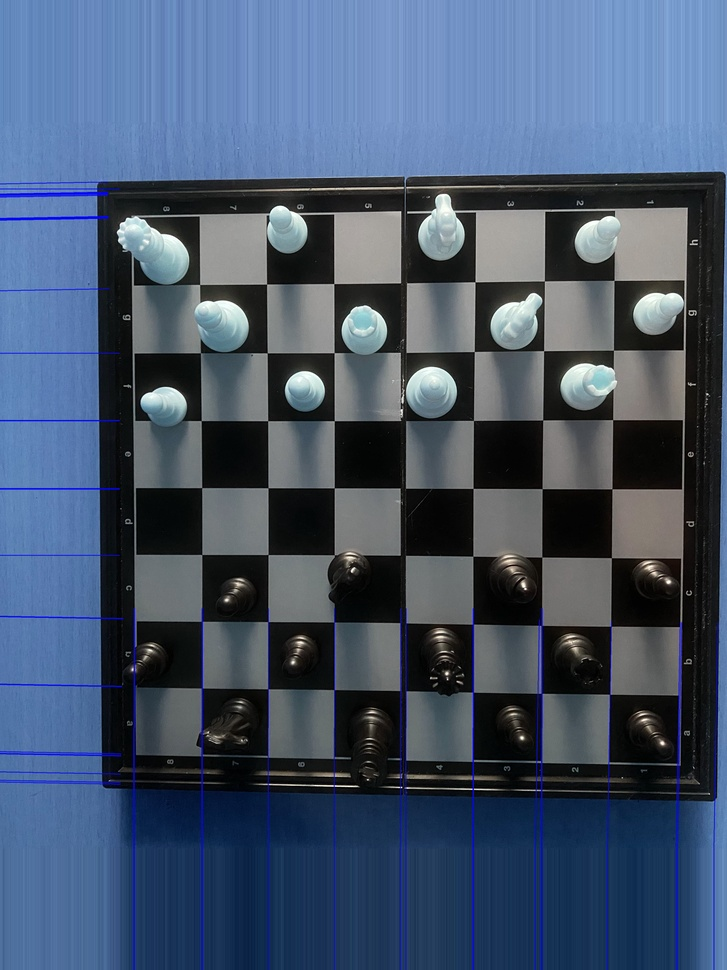
#> input picture CV/assignments/hw2/ACV Assignment 2/rotated_image_2a.jpg, 727 x 970 px, shrunk from 3024 x 4032 before the run, given in place of three_objects_video.mp4, which was not available
$ python bonus_solution.py
#> lines starting #> are read from the running program, lines starting #| are printed output that depends on the picture; after the words box and inside, x2 and y2 are one past the last pixel; in counts of white or black regions, pixels touching at a corner belong together; pictures that were not available may be replaced by others from this repository, and a replacement may not be noted
import cv2
import numpy as np
import os

def process_video(input_video_path, output_video_path):
    """
    Process video frame-by-frame using the naive object counting pipeline.
    Uses: Grayscale -> Blur -> Canny -> Contours (same as Q1).
    """
#> called with input_video_path = 'three_objects_video.mp4', output_video_path = 'Assets/bonus_output.mp4'
    cap = cv2.VideoCapture(input_video_path)

    if not cap.isOpened():
        print(f"Error: Could not open video file {input_video_path}")
        return

    width  = int(cap.get(cv2.CAP_PROP_FRAME_WIDTH))
    height = int(cap.get(cv2.CAP_PROP_FRAME_HEIGHT))
    fps    = cap.get(cv2.CAP_PROP_FPS)

    fourcc = cv2.VideoWriter_fourcc(*'mp4v')
    out = cv2.VideoWriter(output_video_path, fourcc, fps, (width, height))

    frame_count = 0

    print(f"Processing video: {input_video_path}")
    print(f"Resolution: {width}x{height}, FPS: {fps}")

    # Scale min_area relative to frame size
    # For 1920x1080, total pixels = ~2M. A real object should be at least 0.1% of the frame.
    total_pixels = width * height
    min_area = int(total_pixels * 0.005)  # 0.5% of frame = ~10000 pixels for 1080p
    print(f"Min contour area filter: {min_area} pixels")

    while cap.isOpened():
        ret, frame = cap.read()
#> frame is the input picture: shape (970, 727, 3); mean B, G, R 108.4, 85.8, 70
        if not ret:
            break

        frame_count += 1

        # --- Object Counting Pipeline (Same as Q1) ---

        # 1. Grayscale
        gray = cv2.cvtColor(frame, cv2.COLOR_BGR2GRAY)
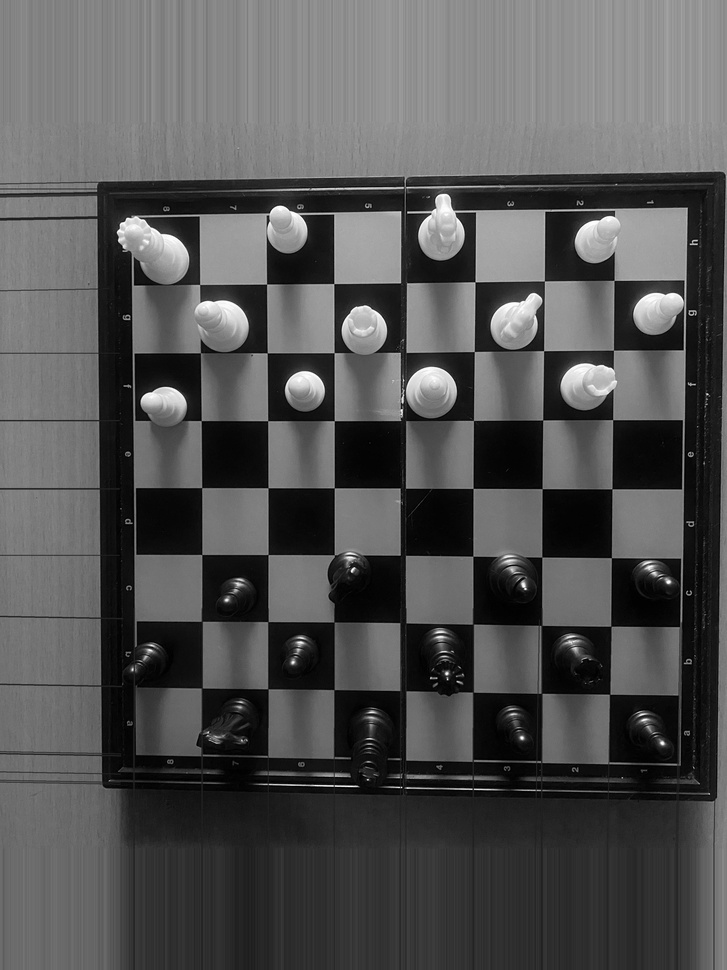
#> gray: shape (970, 727); min 0, max 255, mean 83.6

        # 2. Gaussian Blur
        blurred = cv2.GaussianBlur(gray, (5, 5), 0)

        # 3. Canny Edge Detection
        edges = cv2.Canny(blurred, 30, 150)
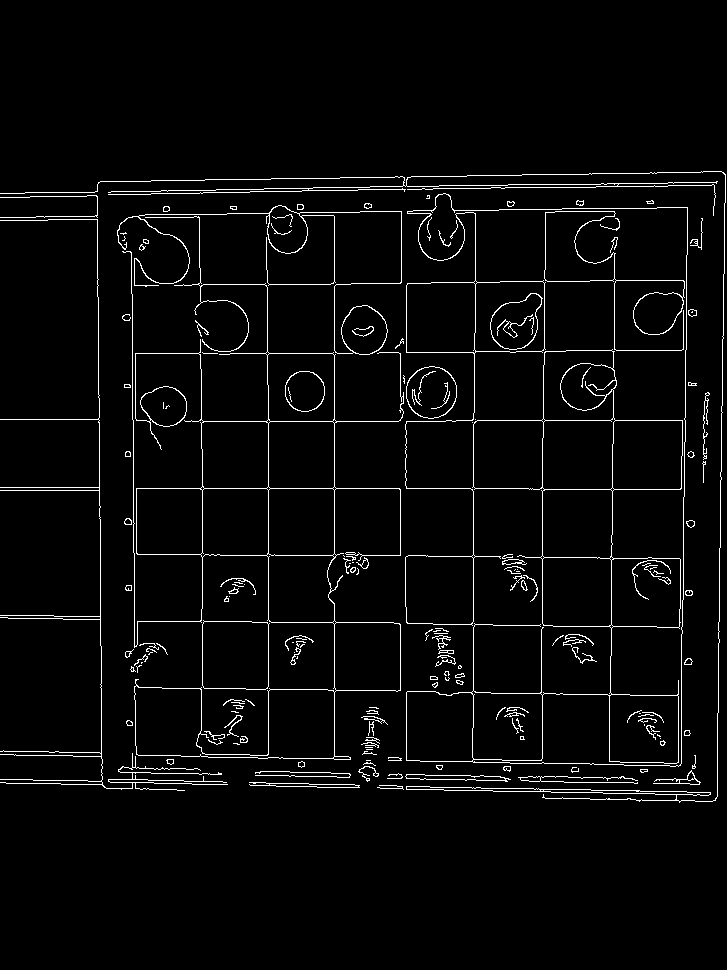
#> edges: shape (970, 727); 3.3% white in thin lines or dots, all inside (x1, y1, x2, y2) = (0, 171, 726, 803)

        # 4. Dilate edges to close small gaps in object boundaries
        kernel = np.ones((3, 3), np.uint8)
        edges_dilated = cv2.dilate(edges, kernel, iterations=2)
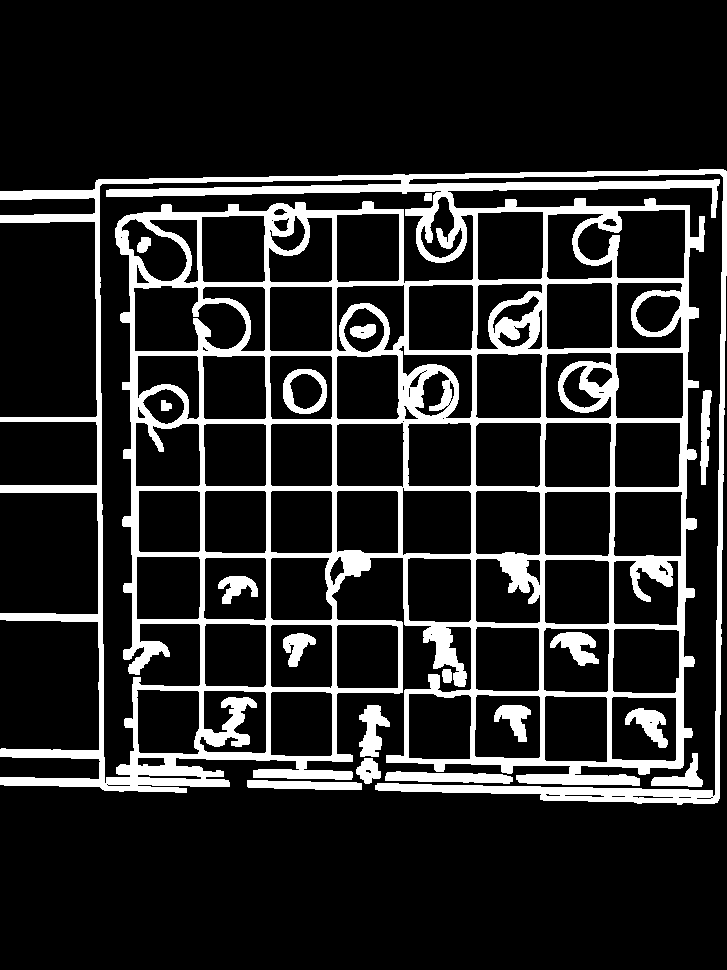
#> edges_dilated: shape (970, 727); 15.6% white; 18 white regions

        # 5. Find Contours
        contours, _ = cv2.findContours(edges_dilated, cv2.RETR_EXTERNAL, cv2.CHAIN_APPROX_SIMPLE)
#> contours = 8 contours; box (x1, y1, x2, y2) and area: (0, 169, 727, 805) 346714, (385, 771, 513, 784) 1026, (359, 705, 390, 757) 832, (247, 780, 362, 790) 783, (700, 390, 712, 485) 606, (651, 753, 703, 787) 589, (356, 758, 381, 784) 389, (442, 669, 452, 683) 106

        # 6. Filter by area — scaled to frame resolution
        valid_contours = [c for c in contours if cv2.contourArea(c) > min_area]
#> valid_contours = 1 contour; box (x1, y1, x2, y2) and area: (0, 169, 727, 805) 346714

        count = len(valid_contours)
#> count = 1

        # --- Visualization ---
        cv2.drawContours(frame, valid_contours, -1, (0, 255, 0), 2)

        text = f"Count: {count}"
#> text = 'Count: 1'
        cv2.putText(frame, text, (50, 100), cv2.FONT_HERSHEY_SIMPLEX,
                    3, (0, 0, 255), 5, cv2.LINE_AA)
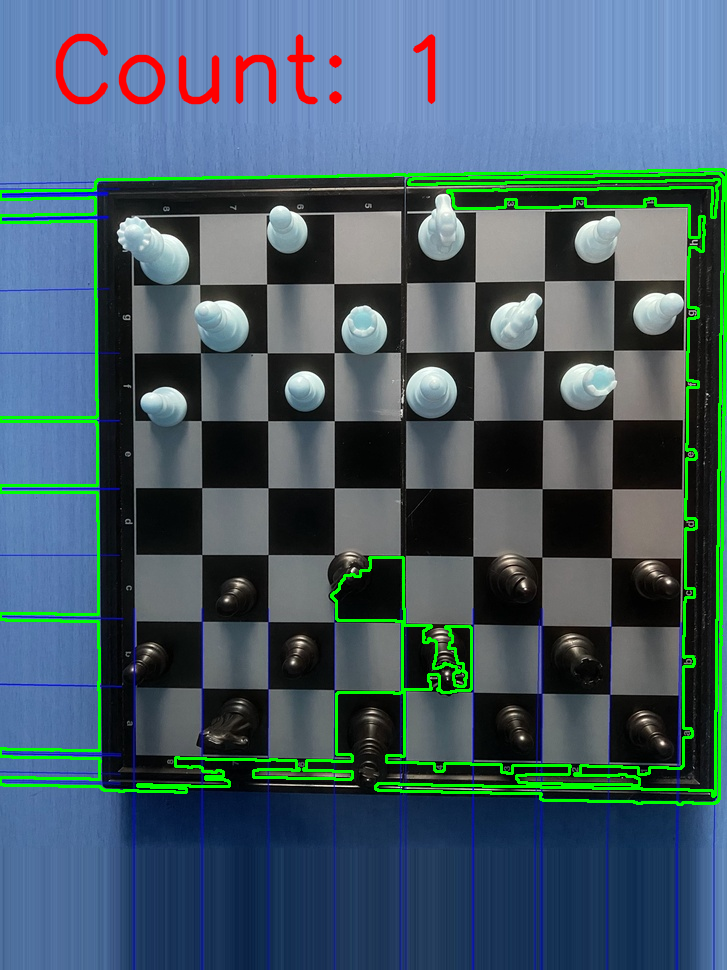
#> frame: shape (970, 727, 3); mean B, G, R 103.8, 92.3, 69.3

        out.write(frame)

        if frame_count % 30 == 0:
            print(f"Frame {frame_count}: Count = {count}")

    cap.release()
    out.release()
    cv2.destroyAllWindows()
    print(f"\nDone. {frame_count} frames processed. Saved to {output_video_path}")

if __name__ == "__main__":
    input_path = "three_objects_video.mp4"
    output_path = "Assets/bonus_output.mp4"

    os.makedirs('Assets', exist_ok=True)
    process_video(input_path, output_path)

$ run again, on CV/assignments/hw2/ACV Assignment 2/rotated_image_2b.jpg
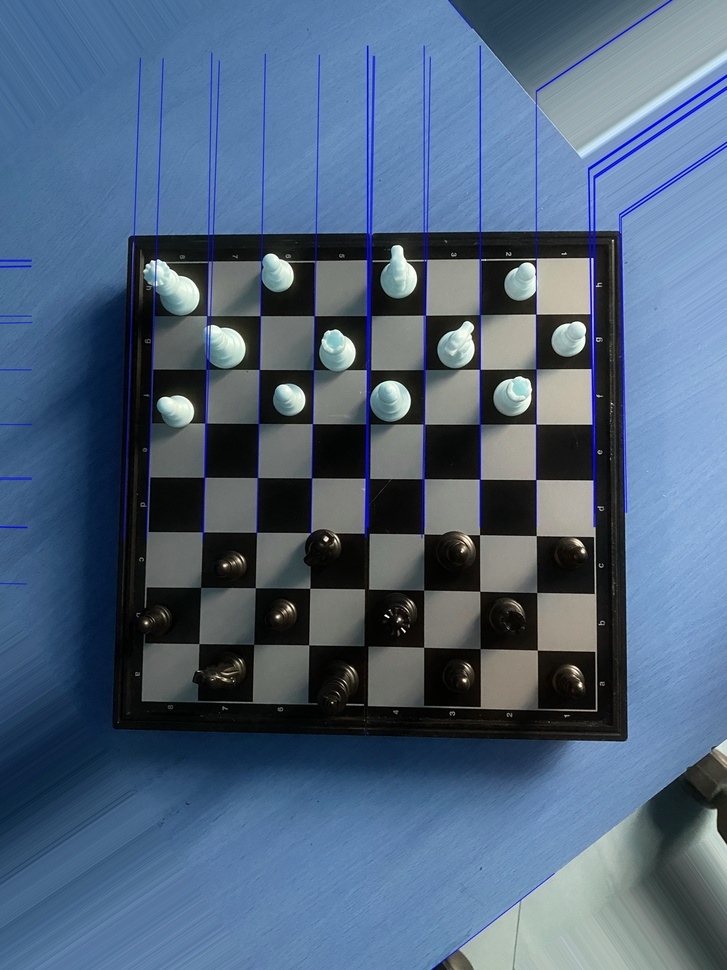
#> input picture CV/assignments/hw2/ACV Assignment 2/rotated_image_2b.jpg, 727 x 970 px, shrunk from 3024 x 4032 before the run, given in place of three_objects_video.mp4, which was not available
#> in process_video, frame is the input picture: shape (970, 727, 3); mean B, G, R 124.2, 100.1, 79.6
#> in process_video, `edges = cv2.Canny(blurred, 30, 150)`:
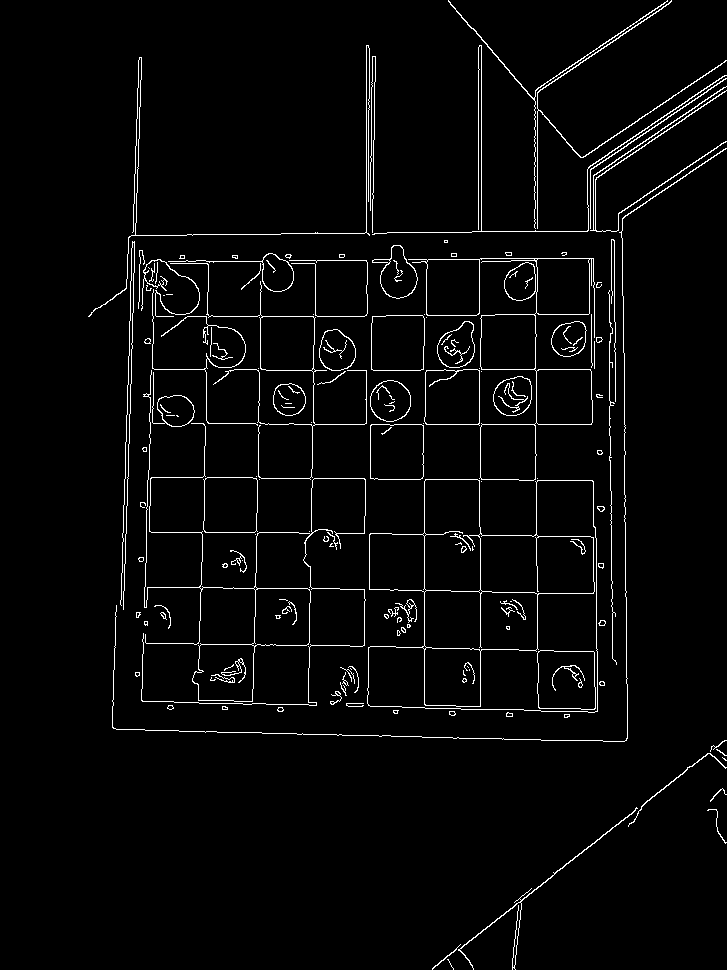
#> edges: shape (970, 727); 3% white in thin lines or dots, all inside (x1, y1, x2, y2) = (88, 0, 727, 970)
#> edges_dilated: shape (970, 727); 13.9% white; 18 white regions
#> contours = 4 contours; box (x1, y1, x2, y2) and area: (86, 0, 727, 744) 279036, (430, 738, 727, 970) 3432, (705, 807, 727, 846) 240, (708, 786, 727, 804) 155
#> valid_contours = 1 contour; box (x1, y1, x2, y2) and area: (86, 0, 727, 744) 279036
#> count = 1
#> text = 'Count: 1'
#> in process_video, `cv2.putText(frame, text, (50, 100), cv2.FONT_HERSHEY_SIMPLEX, 3, (0, 0..`:
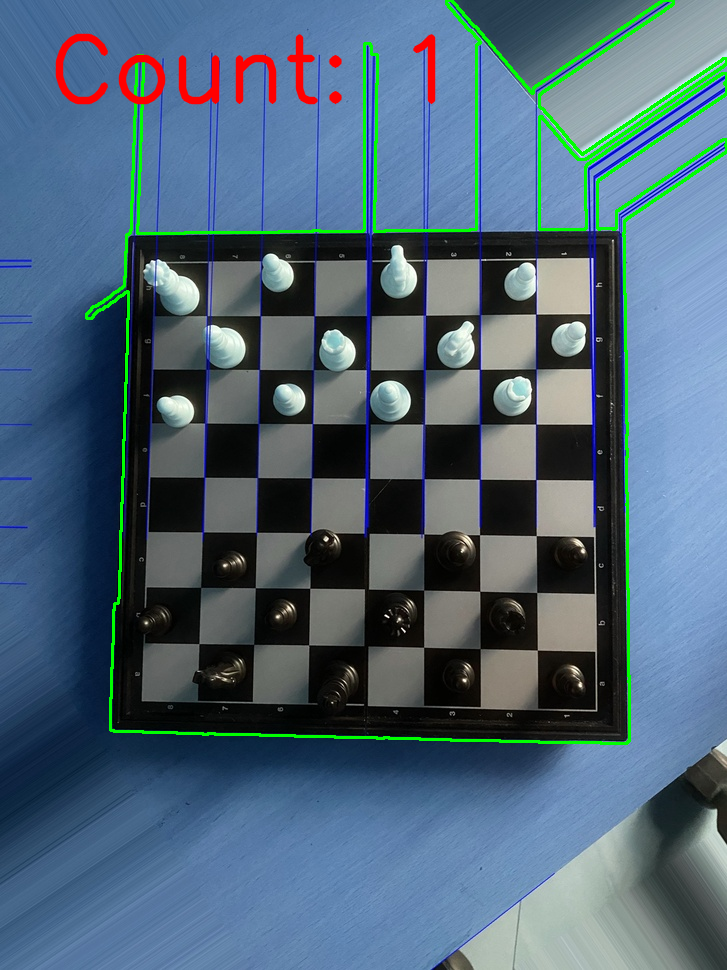
#> frame: shape (970, 727, 3); mean B, G, R 119.5, 102.2, 78.9

$ run again, on CV/assignments/hw2/ACV Assignment 2/rotated_image_2c.jpg
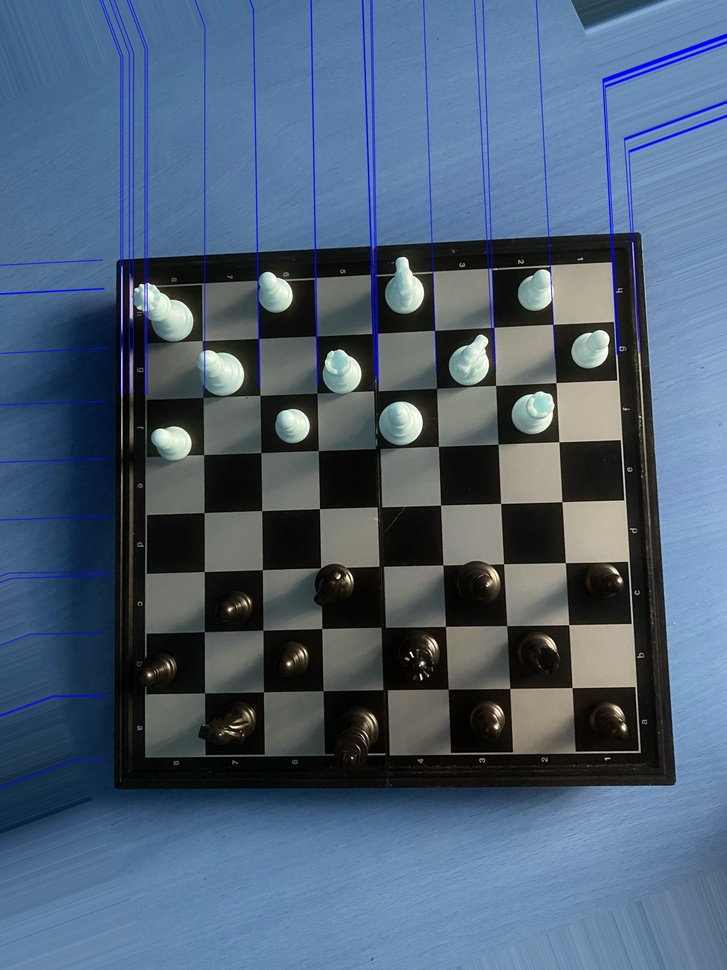
#> input picture CV/assignments/hw2/ACV Assignment 2/rotated_image_2c.jpg, 727 x 970 px, shrunk from 3024 x 4032 before the run, given in place of three_objects_video.mp4, which was not available
#> in process_video, frame is the input picture: shape (970, 727, 3); mean B, G, R 118, 96.6, 77.5
#> in process_video, `edges = cv2.Canny(blurred, 30, 150)`:
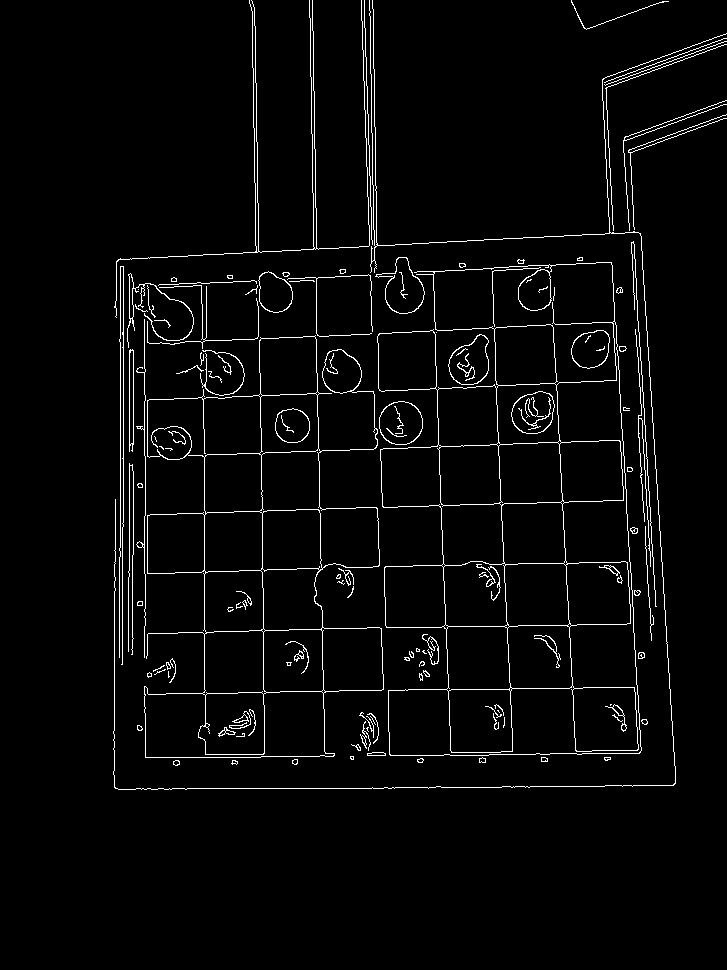
#> edges: shape (970, 727); 3.1% white in thin lines or dots, all inside (x1, y1, x2, y2) = (113, 0, 727, 790)
#> edges_dilated: shape (970, 727); 14.5% white; 14 white regions
#> contours = 2 contours; box (x1, y1, x2, y2) and area: (111, 0, 727, 792) 310706, (569, 0, 671, 32) 622
#> valid_contours = 1 contour; box (x1, y1, x2, y2) and area: (111, 0, 727, 792) 310706
#> count = 1
#> text = 'Count: 1'
#> in process_video, `cv2.putText(frame, text, (50, 100), cv2.FONT_HERSHEY_SIMPLEX, 3, (0, 0..`:
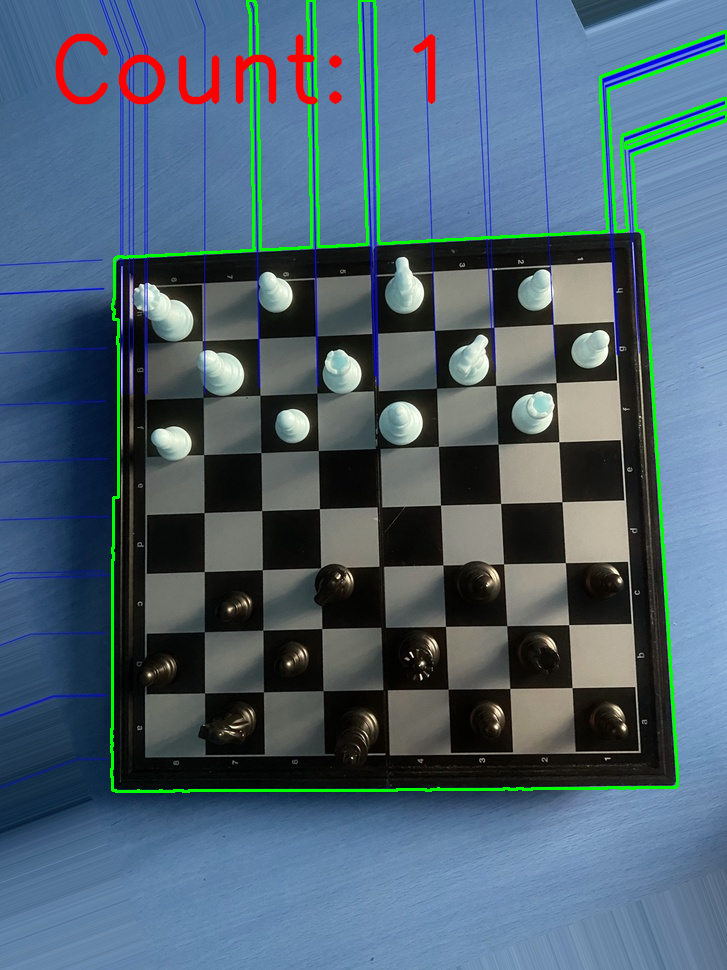
#> frame: shape (970, 727, 3); mean B, G, R 113.6, 98.7, 77
